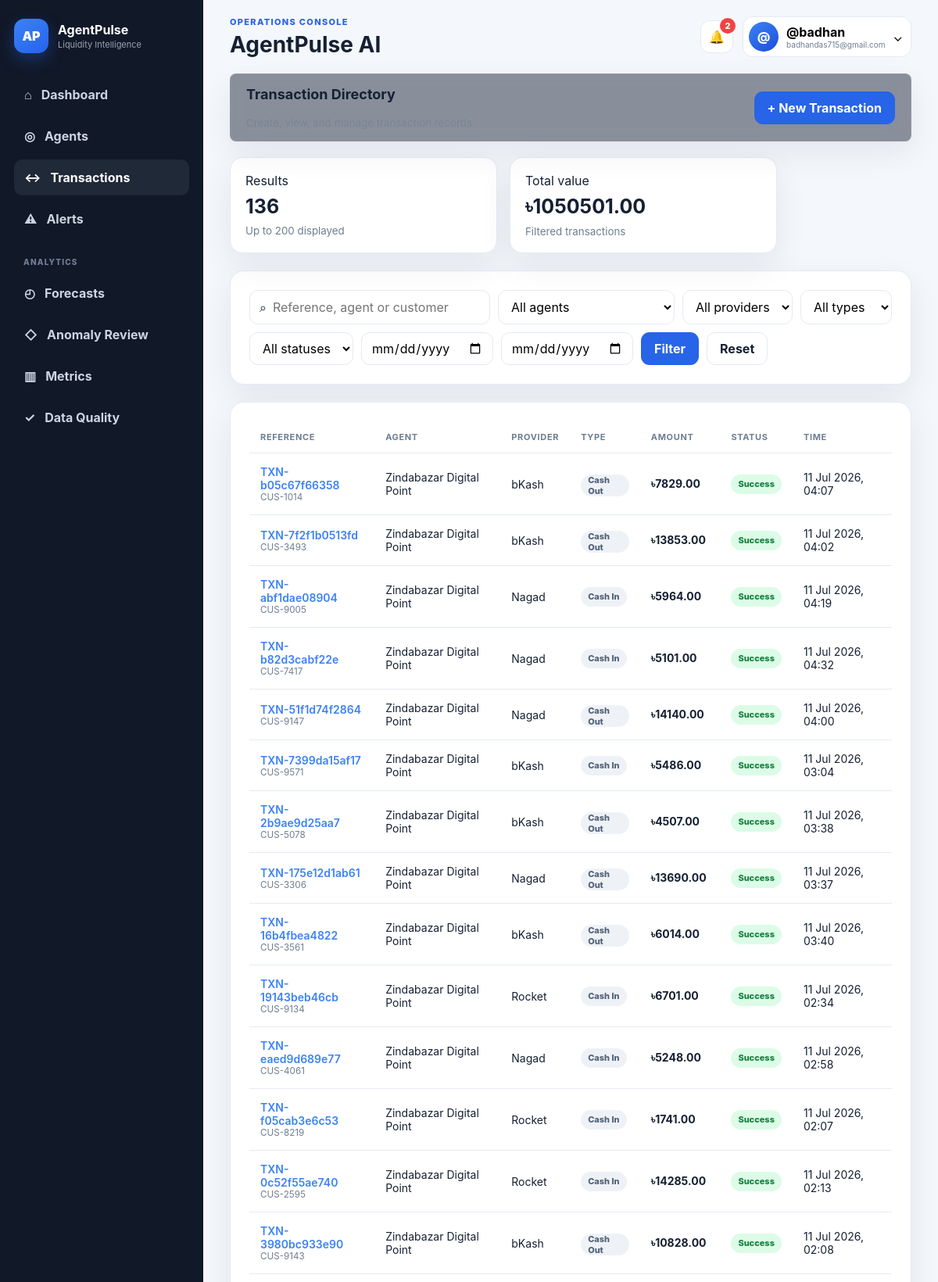
Page /transactions/ (signed in, upper part) on the committed database.
### transactions/models.py (models this page shows, shortened)
class Transaction(models.Model):
    TRANSACTION_TYPES = [
        ("CASH_IN", "Cash In"),
        ("CASH_OUT", "Cash Out"),
    ]
    STATUS_CHOICES = [
        ("SUCCESS", "Success"),
        ("FAILED", "Failed"),
        ("PENDING", "Pending"),
    ]
    transaction_reference = models.CharField(
        max_length=80,
        unique=True,
    )
    agent = models.ForeignKey(
        Agent,
        on_delete=models.CASCADE,
        related_name="transactions",
    )
    provider = models.ForeignKey(
        Provider,
        on_delete=models.CASCADE,
        related_name="transactions",
    )
    transaction_type = models.CharField(
        max_length=20,
        choices=TRANSACTION_TYPES,
    )
    amount = models.DecimalField(
        max_digits=14,
        decimal_places=2,
    )
    status = models.CharField(
        max_length=20,
        choices=STATUS_CHOICES,
        default="SUCCESS",
    )
    occurred_at = models.DateTimeField()
    synthetic_customer_id = models.CharField(
        max_length=80,
        blank=True,
    )
    is_injected_anomaly = models.BooleanField(
        default=False,
    )

### agents/models.py (models this page shows, shortened)
class Agent(models.Model):
    agent_code = models.CharField(
        max_length=40,
        unique=True,
    )
    outlet_name = models.CharField(
        max_length=150,
    )
    area = models.ForeignKey(
        Area,
        on_delete=models.SET_NULL,
        null=True,
        blank=True,
    )
    physical_cash = models.DecimalField(
        max_digits=14,
        decimal_places=2,
        default=0,
    )
    safety_cash_threshold = models.DecimalField(
        max_digits=14,
        decimal_places=2,
        default=10000,
    )
    latitude = models.DecimalField(
        max_digits=10,
        decimal_places=7,
        null=True,
        blank=True,
    )
    longitude = models.DecimalField(
        max_digits=10,
        decimal_places=7,
        null=True,
        blank=True,
    )
    created_at = models.DateTimeField(
        auto_now_add=True,
    )

class Provider(models.Model):
    name = models.CharField(
        max_length=80,
        unique=True,
    )
    code = models.CharField(
        max_length=20,
        unique=True,
    )
    is_active = models.BooleanField(
        default=True,
    )

### transactions/views.py (the view, shortened to what this page needs)
@login_required
def transaction_list(request):
    search_query = request.GET.get("q", "").strip()
    agent_id = request.GET.get("agent", "").strip()
    provider_id = request.GET.get("provider", "").strip()
    transaction_type = request.GET.get("type", "").strip()
    status = request.GET.get("status", "").strip()
    date_from = request.GET.get("date_from", "").strip()
    date_to = request.GET.get("date_to", "").strip()
    transactions = Transaction.objects.select_related(
        "agent",
        "provider",
    )
    if agent_id:
        transactions = transactions.filter(agent_id=agent_id)
    if provider_id:
        transactions = transactions.filter(
            provider_id=provider_id
        )
    if transaction_type:
        transactions = transactions.filter(
            transaction_type=transaction_type
        )
    if status:
        transactions = transactions.filter(status=status)
    parsed_date_from = parse_date(date_from)
    parsed_date_to = parse_date(date_to)
    if parsed_date_from:
        transactions = transactions.filter(
            occurred_at__date__gte=parsed_date_from
        )
    if parsed_date_to:
        transactions = transactions.filter(
            occurred_at__date__lte=parsed_date_to
        )
    totals = transactions.aggregate(
        total_amount=Sum("amount"),
    )
    context = {
        "transactions": transactions[:200],
        "agents": Agent.objects.all(),
        "providers": Provider.objects.filter(is_active=True),
        "transaction_types": Transaction.TRANSACTION_TYPES,
        "transaction_statuses": Transaction.STATUS_CHOICES,
        "total_amount": totals["total_amount"] or 0,
        "result_count": transactions.count(),
        "filters": {
            "q": search_query,
            "agent": agent_id,
            "provider": provider_id,
            "type": transaction_type,
            "status": status,
            "date_from": date_from,
            "date_to": date_to,
        },
    }
    return render(
        request,
        "transactions/transaction_list.html",
        context,
    )

### alerts/context_processors.py (called while the page is built)
def unread_alert_count(request):
    if not getattr(request, "user", None) or not request.user.is_authenticated:
        return {"unread_alert_count": 0}
    count = Alert.objects.filter(
        status__in=["NEW", "ASSIGNED", "ACKNOWLEDGED", "INVESTIGATING", "ESCALATED"]
    ).count()
    return {"unread_alert_count": count}

### templates/transactions/transaction_list.html (shortened to what this page needs)
{% extends 'base.html' %}{% load static %}{% block extra_css %}<link rel="stylesheet" href="{% static 'css/transactions.css' %}">{% endblock %}{% block content %}<section class="panel" style="margin-bottom: 20px; display: flex; justify-content: space-between; align-items: center; background: var(--color-bg-panel, rgba(30, 41, 59, 0.5)); border: 1px solid var(--color-border, rgba(255, 255, 255, 0.1)); padding: 15px 20px; border-radius: 8px; backdrop-filter: blur(10px);"><div style="display: flex; flex-direction: column;"><h3>Transaction Directory</h3><small style="opacity: 0.6;"></small></div><a class="btn btn-primary" href="{% url 'transactions:transaction_create' %}">+ New Transaction</a></section><section class="stat-grid compact"><article class="stat-card"><span>Results</span><strong>{{ result_count }}</strong><small>Up to 200 displayed</small></article><article class="stat-card"><span>Total value</span><strong>৳{{ total_amount|floatformat:2 }}</strong><small>Filtered transactions</small></article></section><section class="panel"><form class="filter-bar multi" method="get"><label class="search-field">⌕<input name="q" value="{{ filters.q }}" placeholder="Reference, agent or customer"></label><select name="agent"><option value="">All agents</option></select><select name="provider"><option value="">All providers</option></select><select name="type"><option value="">All types</option></select><select name="status"><option value="">All statuses</option></select><input type="date" name="date_from" value="{{ filters.date_from }}"><input type="date" name="date_to" value="{{ filters.date_to }}"><button class="btn btn-primary">Filter</button><a class="btn btn-light" href="{% url 'transactions:transaction_list' %}">Reset</a></form></section><section class="panel">{% include 'transactions/_transaction_table.html' %}</section>{% endblock %}

### templates/partials/topbar.html (shortened to what this page needs)
<header class="topbar"><div><p class="eyebrow">Operations console</p><h1>{% block page_title %}AgentPulse AI{% endblock %}</h1></div><div class="top-actions"><a class="icon-btn notification-link" href="{% url 'alerts:alert_list' %}" aria-label="Alerts"><span aria-hidden="true">🔔</span>{% if unread_alert_count %}<span class="notification-badge">{{ unread_alert_count }}</span>{% endif %}</a><div class="user-menu"><button class="user-button" data-dropdown-toggle><span class="avatar">{{ user.username|first|upper }}</span><span class="user-copy"><strong>{{ user.get_full_name|default:user.username }}</strong><small>{{ user.email|default:'Team member' }}</small></span><span>⌄</span></button></div></div></header>

### templates/transactions/_transaction_table.html
<div class="table-scroll"><table><thead><tr><th>Reference</th><th>Agent</th><th>Provider</th><th>Type</th><th>Amount</th><th>Status</th><th>Time</th></tr></thead><tbody>{% for tx in transactions %}<tr><td><strong><a href="{% url 'transactions:transaction_detail' tx.id %}" style="color: var(--color-primary, #3b82f6); text-decoration: none; font-weight: 600;">{{ tx.transaction_reference }}</a></strong><small>{{ tx.synthetic_customer_id|default:'—' }}</small></td><td>{{ tx.agent.outlet_name }}</td><td>{{ tx.provider.name }}</td><td><span class="badge neutral">{{ tx.get_transaction_type_display }}</span></td><td><strong>৳{{ tx.amount|floatformat:2 }}</strong></td><td><span class="badge {{ tx.status|lower }}">{{ tx.get_status_display }}</span></td><td>{{ tx.occurred_at|date:'d M Y, H:i' }}</td></tr>{% empty %}<tr><td colspan="7" class="empty">No transactions found.</td></tr>{% endfor %}</tbody></table></div>

### static/css/main.css (style rules this page uses)
:root { --bg:#f4f7fb;--panel:#fff;--ink:#162033;--muted:#6f7d91;--line:#e5eaf2;--primary:#2764e7;--primary-dark:#1d4ed8;--nav:#111827;--success:#16a34a;--warning:#d97706;--danger:#dc2626;--info:#0284c7;--shadow:0 14px 40px rgba(25,42,70,.08);--radius:18px }
* { box-sizing:border-box }
html { scroll-behavior:smooth }
body { margin:0;background:var(--bg);color:var(--ink);font-family:Inter,ui-sans-serif,system-ui,-apple-system,"Segoe UI",sans-serif }
a { color:inherit;text-decoration:none }
button,input,select,textarea { font:inherit }
button { cursor:pointer }
h1,h2,h3,p { margin-top:0 }
h1 { font-size:28px }
h3 { font-size:18px }
.muted,small { color:var(--muted) }
.eyebrow { margin:0 0 5px;color:var(--primary);font-size:11px;font-weight:800;text-transform:uppercase;letter-spacing:.12em }
.panel { background:var(--panel);border:1px solid var(--line);border-radius:var(--radius);box-shadow:var(--shadow);padding:24px;margin-bottom:22px }
.btn { display:inline-flex;align-items:center;justify-content:center;min-height:42px;padding:0 16px;border-radius:11px;border:1px solid transparent;font-weight:750;transition:.2s }
.btn-primary { background:var(--primary);color:#fff }
.btn-light { background:#fff;border-color:var(--line) }
.icon-btn { width:42px;height:42px;border:1px solid var(--line);background:#fff;border-radius:12px;display:grid;place-items:center }
.badge { display:inline-flex;align-items:center;min-height:25px;padding:0 9px;border-radius:999px;font-size:11px;font-style:normal;font-weight:800;background:#eef2f7;color:#526176 }
.badge.success,.badge.fresh,.badge.safe,.badge.success { background:#dcfce7;color:#15803d }
.badge.low,.badge.neutral { background:#eef2f7;color:#526176 }
.avatar { width:38px;height:38px;display:grid;place-items:center;border-radius:50%;background:linear-gradient(145deg,#3b82f6,#1d4ed8);color:#fff;font-weight:850 }
.table-scroll { overflow:auto }
table { width:100%;border-collapse:collapse;min-width:760px }
th { padding:13px 14px;text-align:left;color:var(--muted);font-size:11px;text-transform:uppercase;letter-spacing:.06em;border-bottom:1px solid var(--line) }
td { padding:15px 14px;border-bottom:1px solid var(--line);font-size:14px }
td small,td strong { display:block }
.filter-bar { display:flex;gap:10px;flex-wrap:wrap;align-items:center }
.filter-bar.multi { align-items:stretch }
.filter-bar select,.filter-bar input,.search-field { min-height:42px;border:1px solid var(--line);border-radius:11px;background:#fff }
.filter-bar select,.filter-bar input { padding:0 12px }
.search-field { display:flex;align-items:center;gap:8px;padding:0 12px;flex:1;min-width:220px }
.search-field input { border:0;outline:0;width:100%;padding:0;background:transparent }
.stat-grid { display:grid;grid-template-columns:repeat(4,1fr);gap:16px;margin-bottom:22px }
.stat-grid.compact { grid-template-columns:repeat(2,minmax(220px,1fr));max-width:700px }
.stat-card { background:#fff;border:1px solid var(--line);border-radius:16px;padding:19px;box-shadow:var(--shadow) }
.stat-card span,.stat-card small { display:block }
.stat-card strong { display:block;font-size:25px;margin:8px 0 }

### static/css/layout.css (style rules this page uses)
.topbar { min-height:94px;padding:18px 34px;display:flex;align-items:center;justify-content:space-between;gap:18px }
.topbar h1 { margin:0 }
.top-actions { display:flex;align-items:center;gap:12px }
.notification-link { position:relative }
.notification-badge { position:absolute;top:-4px;right:-4px;min-width:20px;height:20px;padding:0 5px;border-radius:999px;background:#ef4444;color:#fff;font-size:11px;font-weight:800;display:grid;place-items:center;line-height:1 }
.user-menu { position:relative }
.user-button { display:flex;align-items:center;gap:10px;background:#fff;border:1px solid var(--line);border-radius:13px;padding:6px 10px 6px 7px }
.user-copy { text-align:left }
.user-copy strong,.user-copy small { display:block }
.user-copy small { font-size:10px }

### static/css/transactions.css (style rules this page uses)
table td:nth-child(5) { white-space:nowrap }

### rows in the picture
Transaction: transaction_reference "TXN-b05c67f66358", synthetic_customer_id "CUS-1014", agent.outlet_name "Zindabazar Digital Point", provider.name "bKash", transaction_type "Cash Out", amount "7829.00", status "Success", occurred_at "11 Jul 2026, 04:07"
Transaction: transaction_reference "TXN-7f2f1b0513fd", synthetic_customer_id "CUS-3493", agent.outlet_name "Zindabazar Digital Point", provider.name "bKash", transaction_type "Cash Out", amount "13853.00", status "Success", occurred_at "11 Jul 2026, 04:02"
Transaction: transaction_reference "TXN-abf1dae08904", synthetic_customer_id "CUS-9005", agent.outlet_name "Zindabazar Digital Point", provider.name "Nagad", transaction_type "Cash In", amount "5964.00", status "Success", occurred_at "11 Jul 2026, 04:19"
Transaction: transaction_reference "TXN-b82d3cabf22e", synthetic_customer_id "CUS-7417", agent.outlet_name "Zindabazar Digital Point", provider.name "Nagad", transaction_type "Cash In", amount "5101.00", status "Success", occurred_at "11 Jul 2026, 04:32"
Transaction: transaction_reference "TXN-51f1d74f2864", synthetic_customer_id "CUS-9147", agent.outlet_name "Zindabazar Digital Point", provider.name "Nagad", transaction_type "Cash Out", amount "14140.00", status "Success", occurred_at "11 Jul 2026, 04:00"
Transaction: transaction_reference "TXN-7399da15af17", synthetic_customer_id "CUS-9571", agent.outlet_name "Zindabazar Digital Point", provider.name "bKash", transaction_type "Cash In", amount "5486.00", status "Success", occurred_at "11 Jul 2026, 03:04"
Transaction: transaction_reference "TXN-2b9ae9d25aa7", synthetic_customer_id "CUS-5078", agent.outlet_name "Zindabazar Digital Point", provider.name "bKash", transaction_type "Cash Out", amount "4507.00", status "Success", occurred_at "11 Jul 2026, 03:38"
Transaction: transaction_reference "TXN-175e12d1ab61", synthetic_customer_id "CUS-3306", agent.outlet_name "Zindabazar Digital Point", provider.name "Nagad", transaction_type "Cash Out", amount "13690.00", status "Success", occurred_at "11 Jul 2026, 03:37"
Transaction: transaction_reference "TXN-16b4fbea4822", synthetic_customer_id "CUS-3561", agent.outlet_name "Zindabazar Digital Point", provider.name "bKash", transaction_type "Cash Out", amount "6014.00", status "Success", occurred_at "11 Jul 2026, 03:40"
Transaction: transaction_reference "TXN-19143beb46cb", synthetic_customer_id "CUS-9134", agent.outlet_name "Zindabazar Digital Point", provider.name "Rocket", transaction_type "Cash In", amount "6701.00", status "Success", occurred_at "11 Jul 2026, 02:34"
Transaction: transaction_reference "TXN-eaed9d689e77", synthetic_customer_id "CUS-4061", agent.outlet_name "Zindabazar Digital Point", provider.name "Nagad", transaction_type "Cash In", amount "5248.00", status "Success", occurred_at "11 Jul 2026, 02:58"
Transaction: transaction_reference "TXN-f05cab3e6c53", synthetic_customer_id "CUS-8219", agent.outlet_name "Zindabazar Digital Point", provider.name "Rocket", transaction_type "Cash In", amount "1741.00", status "Success", occurred_at "11 Jul 2026, 02:07"
Transaction: transaction_reference "TXN-0c52f55ae740", synthetic_customer_id "CUS-2595", agent.outlet_name "Zindabazar Digital Point", provider.name "Rocket", transaction_type "Cash In", amount "14285.00", status "Success", occurred_at "11 Jul 2026, 02:13"
Transaction: transaction_reference "TXN-3980bc933e90", synthetic_customer_id "CUS-9143", agent.outlet_name "Zindabazar Digital Point", provider.name "bKash", transaction_type "Cash Out", amount "10828.00", status "Success", occurred_at "11 Jul 2026, 02:08"

### other values in the picture
{{ unread_alert_count }} "2"
{{ user.username|first|upper }} "@"
{{ user.get_full_name|default:user.username }} "@badhan"
{{ user.email|default:'Team member' }} "badhandas715@gmail.com"
{{ result_count }} "136"
{{ total_amount|floatformat:2 }} "1050501.00"
